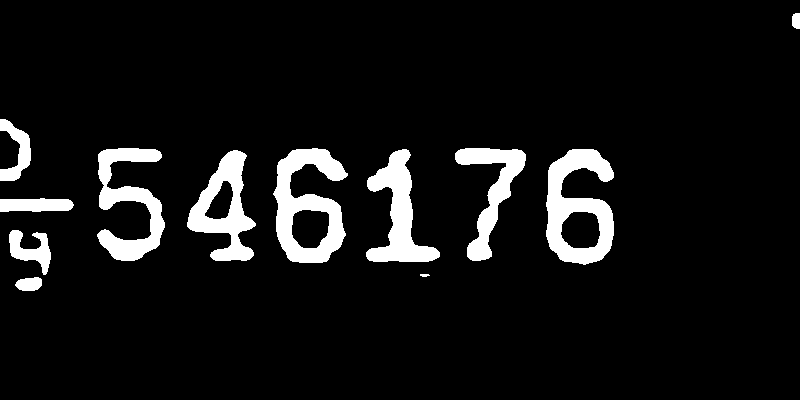
#> input picture result_directly/im_bw.png, 800 x 400 px
$ python rule_base_improve.py   (Python 2 division)   (older library calls are emulated)
#> lines starting #> are read from the running program, lines starting #| are printed output that depends on the picture; after the words box and inside, x2 and y2 are one past the last pixel; in counts of white or black regions, pixels touching at a corner belong together

import cv2
import numpy as np
import operator
import os

# module level variables ##########################################################################
MIN_CONTOUR_AREA = 100

RESIZED_IMAGE_WIDTH = 20
RESIZED_IMAGE_HEIGHT = 30

RESIZED_IMAGE_WIDTH = 28
RESIZED_IMAGE_HEIGHT = 28

###################################################################################################
class ContourWithData():

    # member variables ############################################################################
    npaContour = None           # contour
    boundingRect = None         # bounding rect for contour
    intRectX = 0                # bounding rect top left corner x location
    intRectY = 0                # bounding rect top left corner y location
    intRectWidth = 0            # bounding rect width
    intRectHeight = 0           # bounding rect height
    fltArea = 0.0               # area of contour

    def calculateRectTopLeftPointAndWidthAndHeight(self):               # calculate bounding rect info
        [intX, intY, intWidth, intHeight] = self.boundingRect
        self.intRectX = intX
        self.intRectY = intY
        self.intRectWidth = intWidth
        self.intRectHeight = intHeight

    def checkIfContourIsValid(self):                            # this is oversimplified, for a production grade program
        if self.fltArea < MIN_CONTOUR_AREA: return False        # much better validity checking would be necessary
        return True


###################################################################################################
def main():
    allContoursWithData = []                # declare empty lists,
    validContoursWithData = []              # we will fill these shortly

    imgTestingNumbers = cv2.imread("result_directly/im_bw.png")          # read in testing numbers image
#> imgTestingNumbers is the input picture: shape (400, 800, 3); 7.8% white; 12 white regions, largest, box (x1, y1, x2, y2) and area: (273, 148, 348, 263) 4442, (546, 149, 614, 265) 4340, (97, 148, 165, 261) 3497

    if imgTestingNumbers is None:                           # if image was not read successfully
        print "error: image not read from file \n\n"        # print error message to std out
        os.system("pause")                                  # pause so user can see error message
        return                                              # and exit function (which exits program)
    # end if

    imgGray = cv2.cvtColor(imgTestingNumbers, cv2.COLOR_BGR2GRAY)       # get grayscale image
    imgBlurred = cv2.GaussianBlur(imgGray, (5,5), 0)                    # blur

                                                        # filter image from grayscale to black and white
    imgThresh = cv2.adaptiveThreshold(imgBlurred,                           # input image
                                      255,                                  # make pixels that pass the threshold full white
                                      cv2.ADAPTIVE_THRESH_GAUSSIAN_C,       # use gaussian rather than mean, seems to give better results
                                      cv2.THRESH_BINARY_INV,                # invert so foreground will be white, background will be black
                                      11,                                   # size of a pixel neighborhood used to calculate threshold value
                                      2)                                    # constant subtracted from the mean or weighted mean
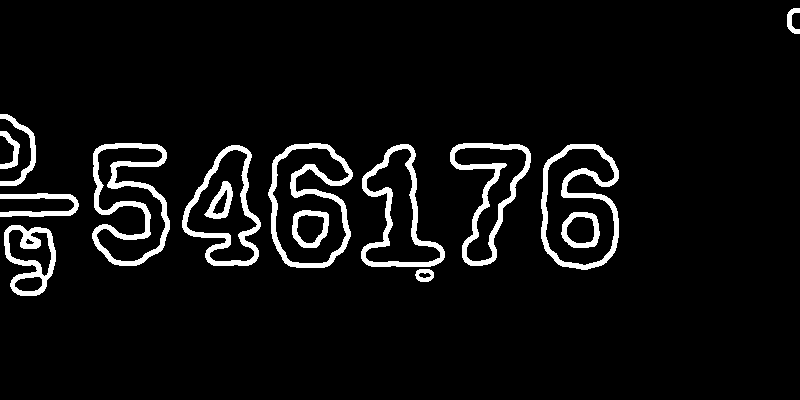
#> imgThresh: shape (400, 800); 5.9% white; 15 white regions


    imgThreshCopy = imgThresh.copy()        # make a copy of the thresh image, this in necessary b/c findContours modifies the image

    #imgThresh = imgGray
    #imgThreshCopy = imgGray
    imgContours, npaContours, npaHierarchy = cv2.findContours(imgThreshCopy,# input image, make sure to use a copy since the function will modify this image in the course of finding contours
                                                 cv2.RETR_EXTERNAL,         # retrieve the outermost contours only
                                                 cv2.CHAIN_APPROX_SIMPLE)   # compress horizontal, vertical, and diagonal segments and leave only their end points
#> npaContours = 12 contours; largest, box (x1, y1, x2, y2) and area: (268, 143, 353, 268) 7796, (541, 144, 619, 270) 7590, (92, 143, 170, 266) 6132, (182, 145, 261, 266) 5818, (361, 144, 445, 267) 5361; npaHierarchy = [[1, -1, -1, -1], [2, 0, -1, -1], [3, 1, -1, -1], [4, 2, -1, -1], [5, 3, -1, -1], [6, 4, -1, -1], [7, 5, -1, -1], [8, 6, -1, -1], [9, 7, -1, -1], [10, 8, -1, -1], [11, 9, -1, -1], [-1, 10, -1, -1]]

    for npaContour in npaContours:                             # for each contour
        contourWithData = ContourWithData()                                             # instantiate a contour with data object
        contourWithData.npaContour = npaContour                                         # assign contour to contour with data
        contourWithData.boundingRect = cv2.boundingRect(contourWithData.npaContour)     # get the bounding rect
        contourWithData.calculateRectTopLeftPointAndWidthAndHeight()                    # get bounding rect info
        contourWithData.fltArea = cv2.contourArea(contourWithData.npaContour)           # calculate the contour area
        allContoursWithData.append(contourWithData)                                     # add contour with data object to list of all contours with data
#> this loop made 12 passes
#> (intX in calculateRectTopLeftPointAndWidthAndHeight, intY in calculateRectTopLeftPointAndWidthAndHeight, intWidth in calculateRectTopLeftPointAndWidthAndHeight, intHeight in calculateRectTopLeftPointAndWidthAndHeight) on passes 1 to 12: (415, 269, 19, 13), (4, 225, 52, 71), (0, 193, 79, 24), (182, 145, 79, 121), (541, 144, 78, 126), (361, 144, 84, 123), (450, 143, 81, 123), (268, 143, 85, 125), (92, 143, 78, 123), (0, 131, 20, 38), (0, 114, 36, 72), (787, 8, 13, 26)
#> after the loop, allContoursWithData = 12 items
    # end for

    for contourWithData in allContoursWithData:                 # for all contours
        if contourWithData.checkIfContourIsValid():             # check if valid
            validContoursWithData.append(contourWithData)       # if so, append to valid contour list
#> this loop made 12 passes
#> after the loop, validContoursWithData = 12 items
        # end if
    # end for

    validContoursWithData.sort(key = operator.attrgetter("intRectX"))         # sort contours from left to right

    strFinalString = ""         # declare final string, this will have the final number sequence by the end of the program
    sn = 1
    for contourWithData in validContoursWithData:            # for each contour # draw a green rect around the current char

        #check if multpiplication of heigh and width of countour is less than 1000, then ignore it
        if contourWithData.intRectHeight *  contourWithData.intRectWidth < 1000 :
            continue

        if contourWithData.intRectHeight < 80 or  contourWithData.intRectWidth < 60 :
            continue
        print( str(sn), "- height : ",  contourWithData.intRectHeight, " width : ", contourWithData.intRectWidth  )

        cv2.rectangle(imgTestingNumbers,                                        # draw rectangle on original testing image
                      (contourWithData.intRectX, contourWithData.intRectY),     # upper left corner
                      (contourWithData.intRectX + contourWithData.intRectWidth, contourWithData.intRectY + contourWithData.intRectHeight),      # lower right corner
                      (0, 255, 0),              # green
                      2)                        # thickness

        imgROI = imgThresh[contourWithData.intRectY : contourWithData.intRectY + contourWithData.intRectHeight,     # crop char out of threshold image
                           contourWithData.intRectX : contourWithData.intRectX + contourWithData.intRectWidth]


        cv2.imwrite(os.path.join("result" , str(sn) + ".png"), imgROI)

        imgROIResized = cv2.resize(imgROI, (RESIZED_IMAGE_WIDTH, RESIZED_IMAGE_HEIGHT))             # resize image, this will be more consistent for recognition and storage


        #imgROIResized = cv2.resize(imgROI, (RESIZED_IMAGE_WIDTH, RESIZED_IMAGE_HEIGHT))
        #cv2.imwrite(os.path.join("result" , str(sn) + ".png"), imgROIResized)


        npaROIResized = imgROIResized.reshape((1, RESIZED_IMAGE_WIDTH * RESIZED_IMAGE_HEIGHT))      # flatten image into 1d numpy array

        npaROIResized = np.float32(npaROIResized)       # convert from 1d numpy array of ints to 1d numpy array of floats

        sn = sn + 1
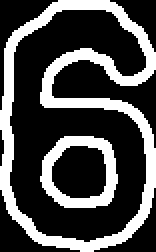
#> imgROI: shape (126, 78) (shown 2 times larger); 29.2% white; 2 white regions, box (x1, y1, x2, y2) and area: (0, 0, 78, 126) 2293, (20, 68, 59, 104) 575
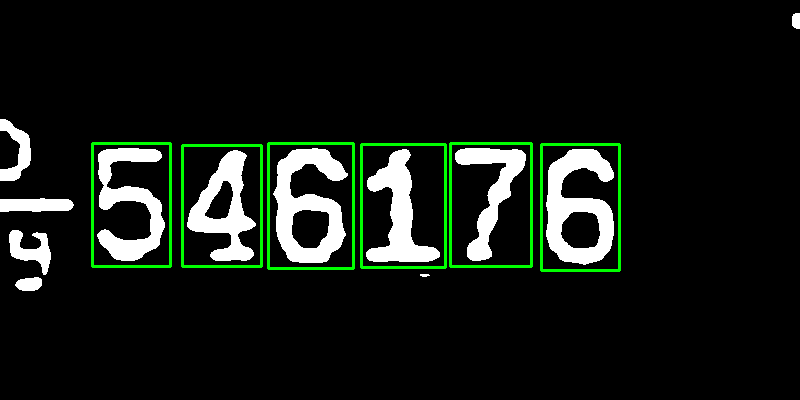
#> imgTestingNumbers: shape (400, 800, 3); 2.29% of pixels changed, all inside (x1, y1, x2, y2) = (91, 142, 621, 272)
#> after the loop, sn = 7
    cv2.imshow("imgTestingNumbers", imgTestingNumbers)      # show input image with green boxes drawn around found digits
    cv2.waitKey(0)

###################################################################################################
if __name__ == "__main__":
    main()
# end if


print("Done sir")
